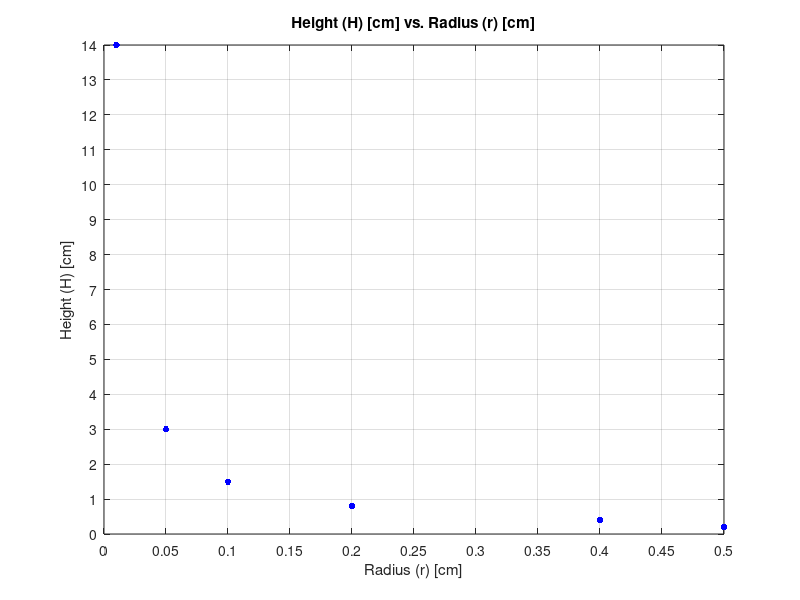

Write the MATLAB code that produced this figure.
% Written by Ivan Martinez
% Oct 24, 2019
% Written for MatLab Assignment #3 Question #16
%
% This plots the height of how far the liquid reached compared to the
% radius of the tube given Radius and Height.
%
% Variables
% Raddius = Radius of tube (r) [cm]
% Height = Height of the distance the liquid reached (H) [cm]

clc; clear; close all;

% Variables

Radius = [0.01,0.05,0.10,0.20,0.40,0.50];
Height = [14.0,3.0,1.5,0.8,0.4,0.2];

% Graphing

plot(Radius,Height,'.b','markersize',15);
grid on
axis([0 0.50 0 14])
set(gca,'xtick',[0:0.05:0.5],'ytick',[0:1:14])
xlabel('Radius (r) [cm]')
ylabel('Height (H) [cm]')
title('Height (H) [cm] vs. Radius (r) [cm]')
